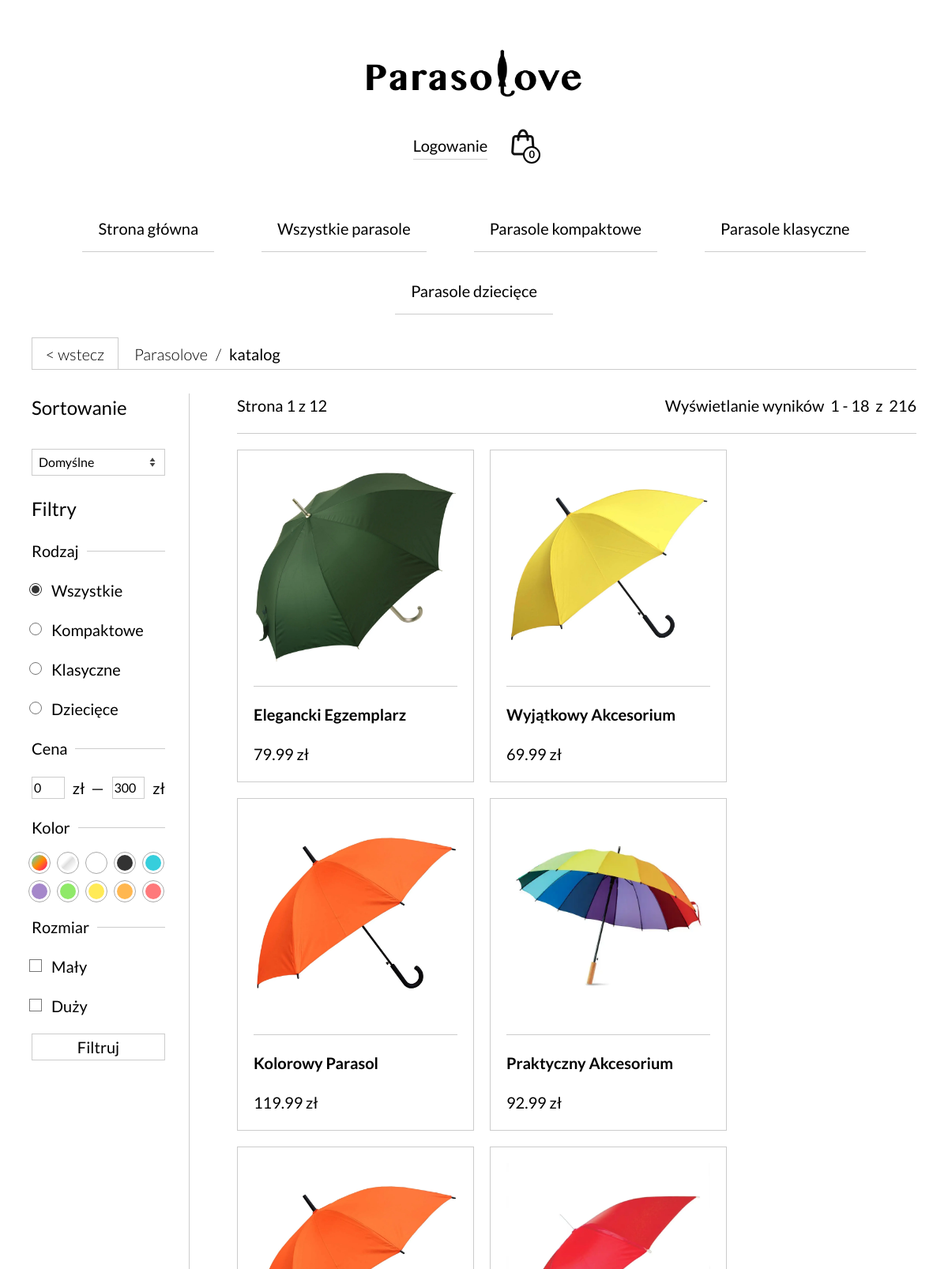
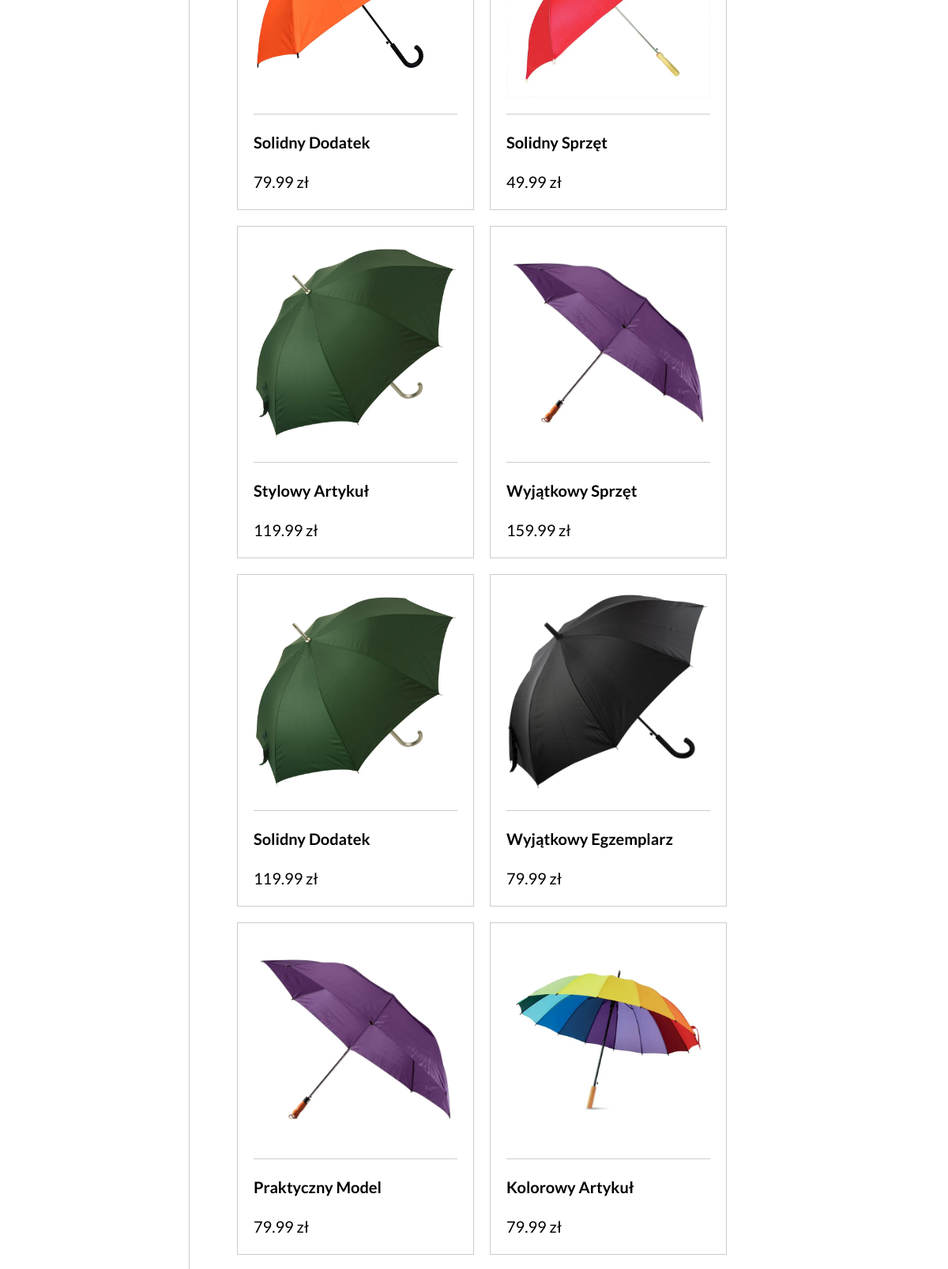
Screenshot of /katalog (upper part) with the database file from the repository (2 pictures, top to bottom).
### tables this page shows
CREATE TABLE `category` (
  `category_id` int(11) NOT NULL,
  `name` varchar(45) NOT NULL
);

CREATE TABLE `color` (
  `color_id` int(11) NOT NULL,
  `name` varchar(20) NOT NULL,
  `hex_code` varchar(255) NOT NULL COMMENT 'color hex code with #'
);

CREATE TABLE `size` (
  `size_id` int(1) NOT NULL,
  `name` varchar(20) NOT NULL
);

CREATE TABLE `product` (
  `product_id` int(11) NOT NULL,
  `category_id` int(11) NOT NULL,
  `color_id` int(5) NOT NULL,
  `size_id` int(1) NOT NULL,
  `name` varchar(45) NOT NULL,
  `description` text NOT NULL,
  `price` decimal(10,2) NOT NULL,
  `quantity` int(11) NOT NULL,
  `is_archived` tinyint(1) NOT NULL DEFAULT 0
);

### pages/catalog.php (the view, shortened to what this page needs)
<?php
	require_once('components/htmlBegin.php');
	require_once('components/header.php');
	require_once('components/breadcrumb.php');
?>
<div class="page-container">
	<div class="flex-container mobile-aside-catalog-gap">
		<aside class="filters" style="user-select: none;">
			<div>
				<form method="get" name="sort">
					<p style="font-size: 1.2rem;">Sortowanie</p>
					<?php
						$sort = $_GET['sort'] ?? 'default';
					?>
					<select name="sort" id="sort" onchange="this.form.submit()">
						<option value="default" <?= $sort == 'default' ? 'selected' : ''?>>Domyślne</option>
					</select>
				</form>
			</div>
			<form method="get">
				<p style="font-size: 1.2rem;">Filtry</p>
				<div class="flex-container align-center row nowrap" style="gap: .5rem"> <span style="width: fit-content;"> Rodzaj </span> <hr> </div>
					<div class="styled-radio"><input type="radio" name="category" id="wszystkie" value="wszystkie" checked> <label for="wszystkie">Wszystkie</label> </div>
					<?php
						$sql = "SELECT name FROM `category`";
						$result = mysqli_query($conn, $sql);
						while($row = mysqli_fetch_array($result)) {
							echo '<div class="styled-radio"> <input type="radio" name="category" id="' . $row["name"] . '" value="' . $row["name"] . '" ' .
								((isset($_GET['category']) && $row["name"] == $_GET['category']) ? "checked" : "")
							. '> <label for="' . $row["name"] . '">' . ucfirst($row["name"]) . '</label> </div>';
						}
					?>
				<div class="flex-container align-center row nowrap" style="gap: .5rem"> <span style="width: fit-content;"> Cena </span> <hr> </div>
					<div class="cena-input">
						<input type="number" name="price-min" id="price-min" value="<?= ( isset($_GET['price-min']) && is_numeric($_GET['price-min']) && ($_GET['price-min']) != '' ) ? $_GET['price-min'] : '0' ?>" style="margin-left: 0;"> <label for="price-min" style="min-width: fit-content;">zł &nbsp;&mdash;</label>
						<input type="number" name="price-max" id="price-max" value="<?= ( isset($_GET['price-max']) && is_numeric($_GET['price-max']) && ($_GET['price-max']) != '' ) ? $_GET['price-max'] : ceil(mysqli_fetch_array(mysqli_query($conn, 'SELECT MAX(price) FROM product;'))[0]) ?>"> <label for="price-max">zł</label>
					</div>
				<div class="flex-container align-center row nowrap" style="gap: .5rem"> <span style="width: fit-content;"> Kolor </span> <hr> </div>
					<div class="flex-container row" style="gap: .8rem">
						<?php
							$sql = "SELECT name, hex_code FROM `color`";
							$result = mysqli_query($conn, $sql);
							while($row = mysqli_fetch_array($result)) {
								$checked = (isset($_GET['color']) && is_array($_GET['color']) && in_array($row['name'], $_GET['color'])) ? 'checked' : '';
								echo '<label title="' . $row["name"] . '" for="' . $row["name"] . '" class="color-checkbox-label" style="background: ' . $row["hex_code"] . '"></label>
									  <input type="checkbox" name="color[]" value="' . $row["name"] . '" id="' . $row["name"] . '" class="color-checkbox"' . $checked . '>';
							}
						?>
					</div>
				<div class="flex-container align-center row nowrap" style="gap: .5rem"> <span style="width: fit-content;"> Rozmiar </span> <hr> </div>
					<?php
						$sql = "SELECT name FROM `size`";
						$result = mysqli_query($conn, $sql);
						while($row = mysqli_fetch_array($result)) {
							$checked = (isset($_GET['size']) && is_array($_GET['size']) && in_array($row['name'], $_GET['size'])) ? 'checked' : '';
							echo '<div class="styled-checkbox">
									<input type="checkbox" name="size[]" value="' . $row["name"] . '" id="' . $row["name"] . '"' . $checked . '>
									<label for="' . $row["name"] . '">' . $row["name"] . '</label>
								</div>';
						}
					?>
				<input type="submit" value="Filtruj" class="btn">
			</form>
		</aside>
		<div class="flex-container flex-1 mobile-catalog" style="gap: 1rem;">
			<?php
				$getProducts = getProducts($conn, $sort, true, false);
				$products = $getProducts['products'];
				foreach ($products as $product) {
					echo '<a href="/produkt?id=' . $product['pro_product_id'] . '" class="product-card">
							'. getProductImage($product['pro_product_id'], 0, $product['pro_color_id']) .'
							<hr>
							<h4>' . $product['pro_name'] . '</h4>
							<p>' . $product['pro_price'] . ' zł</p>
						</a>';
				}
			?>
		</div>
	</div>
</div>
<?php
	require_once('components/htmlEnd.php');
?>

### components/header.php (shortened to what this page needs)
<header>
	<div class="block">
		<a href="/">
			<img src="assets/site-images/parasolove-logo.png" alt="Logo" class="logo">
		</a>
	</div>
	<div class="block header-right">
		<?php if (isset($_SESSION['user_id']) && $_SESSION['user_role'] == "client") { ?>
			<a href="/konto" class="link">Moje konto</a>
			<a href="/wyloguj" class="link">Wyloguj</a>
		<?php } else if (isset($_SESSION['user_id']) && $_SESSION['user_role'] == "admin") { ?>
			<a href="/panel-sprzedawcy" class="link">Panel sprzedawcy</a>
			<a href="/wyloguj" class="link">Wyloguj</a>
		<?php } else { ?>
			<div class="login-wrapper" style="position: relative;">
				<span class="link" onclick="popup()" style="cursor: pointer; user-select: none;">Logowanie</span>
			</div>
		<?php } ?>
		<a href="/koszyk" class="shopping-bag-icon" id="cart-count"><img src="assets/site-images/shopping-bag.svg" alt="Koszyk" class="icon"></a>
	</div>
</header>
<nav>
	<ul>
		<li><a href="/">Strona główna</a></li>
		<li><a href="/katalog">Wszystkie parasole</a></li>
		<?php
			$sql = "SELECT name FROM `category` LIMIT 3";
			$result = mysqli_query($conn, $sql);
			while($row = mysqli_fetch_array($result)) {
				echo "<li> <a href='/katalog?category=" . $row['name'] . "'> Parasole " . $row['name'] . "</a> </li>";
			}
		?>
	</ul>
</nav>

### handlers/functions.php (shortened to what this page needs)
<?php
	function getProductImage($id, $index = 0, $colorId = null) {
		$imageName = $id . '-' . $index . '.webp';
		$filePath = 'assets/product/' . $imageName;
		$src = file_exists($filePath) ? $filePath : 'assets/site-images/no-image.svg';
		if ($src == 'assets/site-images/no-image.svg') {
			return getImageByColor($colorId);
		} else {
			return '<img src="' . $src . '" loading="lazy" style="object-fit: contain;">';
		}
	}
	function getImageByColor($colorId) {
		$filePath = 'assets/product/color/' . $colorId . '.webp';
		$src = file_exists($filePath) ? $filePath : 'assets/site-images/no-image.svg';
		if ($src == 'assets/site-images/no-image.svg') {
			return '<img src="' . $src . '" style="padding: 5em;" loading="lazy">';
		} else {
			return '<img src="' . $src . '" loading="lazy" style="object-fit: contain;">';
		}
	}
	function filters($conn) {
		$where = [];
		$filters = [
			'category'	=> fn($v) => $v !== 'wszystkie' ? "category.name = '" . mysqli_real_escape_string($conn, $v) . "'" : null,
			'price-min'	=> fn($v) => is_numeric($v) ? "pro.price >= " . (int)$v : null,
			'price-max'	=> fn($v) => is_numeric($v) ? "pro.price <= " . (int)$v : null,
			'color'		=> fn($v) => is_array($v) ? "color.name IN (" . implode(',', array_map(fn($c) => "'" . mysqli_real_escape_string($conn, $c) . "'", $v)) . ")" : null,
			'size'		=> fn($v) => is_array($v) ? "size.name IN (" . implode(',', array_map(fn($s) => "'" . mysqli_real_escape_string($conn, $s) . "'", $v)) . ")" : null,
		];
		$whereSQL = $where ? ' ' . implode(' AND ', $where) : '';
		return $whereSQL;
	}
	function getProducts($conn, $sort = 'default', $pagination = false, $limitOne = false) {
		$sortOptions = [
			'default' => 'pro_product_id DESC',
			'price-asc' => 'pro_price ASC',
			'price-desc' => 'pro_price DESC',
			'name-asc' => 'pro_name ASC',
			'name-desc' => 'pro_name DESC',
			'category-asc' => 'cat_name ASC',
			'category-desc' => 'cat_name DESC',
			'id-asc' => 'pro_product_id ASC',
			'id-desc' => 'pro_product_id DESC',
			'color-asc' => 'col_name ASC',
			'color-desc' => 'col_name DESC',
			'size-asc' => 'siz_name ASC',
			'size-desc' => 'siz_name DESC',
			'quantity-asc' => 'pro_quantity ASC',
			'quantity-desc' => 'pro_quantity DESC'
		];
		$sort = $sortOptions[$sort] ?? $sortOptions['default'];
			$paginationSql = '';
			$paginationStart = 0;
			$pageNumber = 1;
			$recordsPerPage = 18;
			$numberOfRecords = 0;
			$numberOfPages = 1;
			$whereSql = '';
			if ($pagination) {
				$filterString = filters($conn);
				$whereCount = "WHERE pro.is_archived = 0";
				$countSql = "SELECT COUNT(*) AS count FROM product pro
							JOIN category ON pro.category_Id = category.category_Id
							JOIN color ON pro.color_Id = color.color_Id
							JOIN size ON pro.size_Id = size.size_Id
							$whereCount";
				$numberOfRecords = mysqli_fetch_assoc(mysqli_query($conn, $countSql))['count'];
				$numberOfPages = ceil($numberOfRecords / $recordsPerPage);
				$paginationStart = ($pageNumber - 1) * $recordsPerPage;
				$paginationSql = " LIMIT $paginationStart, $recordsPerPage";
				$whereSql = $whereCount;
			}
			if ($pagination) {
				$startRecord = $paginationStart + 1;
				$endRecord = min($paginationStart + $recordsPerPage, $numberOfRecords);
				echo '<div class="flex-container align-center flex-row nowrap gap-m mobile-page-info" style="justify-content: space-between">';
				echo "<p> Strona $pageNumber z $numberOfPages </p>";
				echo "<p> Wyświetlanie wyników&nbsp; $startRecord - $endRecord &nbsp;z&nbsp; $numberOfRecords </p>";
				echo '</div><hr>';
			}
		$sql = 'SELECT
					pro.product_id 		AS pro_product_id,
					pro.category_id 	AS pro_category_id,
					pro.color_id 		AS pro_color_id,
					pro.size_id 		AS pro_size_id,
					pro.name 			AS pro_name,
					pro.description 	AS pro_description,
					pro.price 			AS pro_price,
					pro.quantity 		AS pro_quantity,
					pro.is_archived 	AS pro_is_archived,
					category.name 		AS cat_name,
					color.name 			AS col_name,
					color.hex_code		AS col_hex_code,
					size.name 			AS siz_name
				FROM product pro
				JOIN category ON pro.category_Id = category.category_Id
				JOIN color ON pro.color_Id = color.color_Id
				JOIN size ON pro.size_Id = size.size_Id ' .
				$whereSql . '
				ORDER BY ' . $sort . $paginationSql;
		$result = mysqli_query($conn, $sql);
		return [
			'products' => mysqli_fetch_all($result, MYSQLI_ASSOC),
			'pagination' => [
				'currentPage' => $pageNumber,
				'totalPages' => $numberOfPages
			],
			'foundProducts' => mysqli_num_rows($result)
		];
	}
?>

### rows the page displays
category: name "kompaktowe", name "Kompaktowe"
category: name "klasyczne", name "Klasyczne"
category: name "dziecięce", name "Dziecięce"
size: name "Mały"
size: name "Duży"
product: name "Elegancki Egzemplarz", price "79.99"
product: shows a picture, name "Wyjątkowy Akcesorium", price "69.99"
product: name "Kolorowy Parasol", price "119.99"
product: name "Praktyczny Akcesorium", price "92.99"
product: name "Solidny Dodatek", price "79.99"
product: shows a picture, name "Solidny Sprzęt", price "49.99"
product: name "Stylowy Artykuł", price "119.99"
product: name "Wyjątkowy Sprzęt", price "159.99"
product: name "Solidny Dodatek", price "119.99"
product: shows a picture, name "Wyjątkowy Egzemplarz", price "79.99"
product: name "Praktyczny Model", price "79.99"
product: name "Kolorowy Artykuł", price "79.99"

### other values shown
$pageNumber "1"
$numberOfPages "12"
$startRecord "1"
$endRecord "18"
$numberOfRecords "216"
